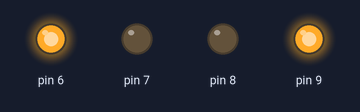
Bench run of a sketch on a simulated Arduino Uno, built with avr-gcc and run on an emulated ATmega328P. Parts: output pins drawn as LEDs (lit = HIGH).

Above: at 0.5 s.
At 1.5 s:
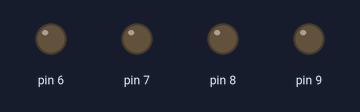
At 5.5 s:
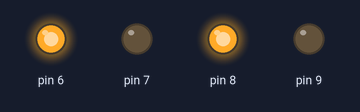
Timing chart, 0 to 6.9 s (numbered marks = the images above):
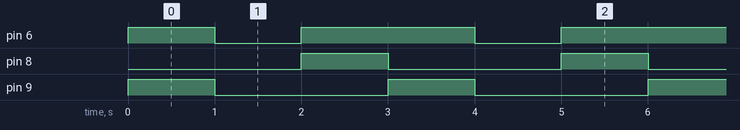

Measured:
- by itself, pin 6: repeats every 3.0 s: LOW 1.0 s, HIGH 2.0 s
- by itself, pin 8, pin 9: alternates HIGH for 1.0 s and LOW for 2.0 s
- by itself, everything shown: repeats every 3.0 s, in 3 steps

The sketch:

Clement_navigation.ino
```cpp
void setup() {
  // put your setup code here, to run once:
  pinMode(6, OUTPUT);
  pinMode(7, OUTPUT);
  pinMode(8, OUTPUT);
  pinMode(9, OUTPUT);
  Serial.begin(9600);
}

void loop() {
  // put your main code here, to run repeatedly:
  digitalWrite(6, HIGH);   // turn the LED on (HIGH is the voltage level)                      // wait for a second
  digitalWrite(7, LOW);    // turn the LED off by making the voltage LOW
  digitalWrite(8, LOW);   // turn the LED on (HIGH is the voltage level)                      // wait for a second
  digitalWrite(9, HIGH);    // turn the LED off by making the voltage LOW
  delay(1000);                       // wait for a second
  digitalWrite(6, LOW);   // turn the LED on (HIGH is the voltage level)                      // wait for a second
  digitalWrite(7, LOW);    // turn the LED off by making the voltage LOW
  digitalWrite(8, LOW);   // turn the LED on (HIGH is the voltage level)                      // wait for a second
  digitalWrite(9, LOW);    // turn the LED off by making the voltage LOW
  delay(1000);                       // wait for a second
  digitalWrite(6, HIGH);   // turn the LED on (HIGH is the voltage level)                      // wait for a second
  digitalWrite(7, LOW);    // turn the LED off by making the voltage LOW
  digitalWrite(8, HIGH);   // turn the LED on (HIGH is the voltage level)                      // wait for a second
  digitalWrite(9, LOW);    // turn the LED off by making the voltage LOW
  delay(1000);                       // wait for a second
}
```
